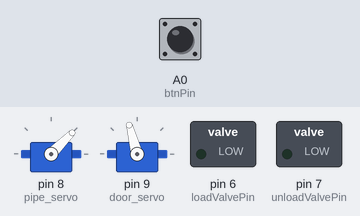
Simulated run of this sketch. Board: Arduino Uno, built with avr-gcc and run on an emulated ATmega328P. On the bench: 2 × servo, switched loads named in the sketch (green lamp = pin HIGH). Dashed ring = blinking. Inputs (shaded band) come from the test bench; at power-on: A0 (btnPin) LOW.

Above: at 1.7 s.
1.8 s: A0 (btnPin) pulled HIGH for 0.15 s
At 3.4 s:
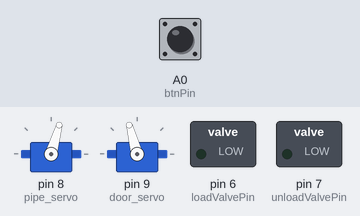
4.9 s: A0 (btnPin) pulled HIGH for 1 s
At 7.5 s:
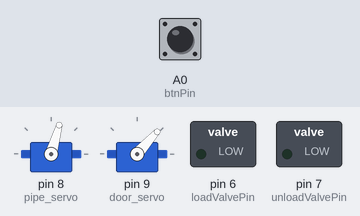
8.9 s: A0 (btnPin) pulled HIGH for 3.2 s
At 11.3 s:
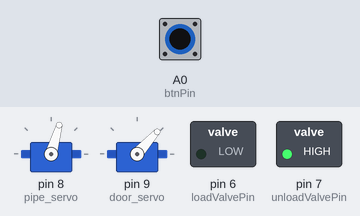
Timing chart, 0 to 13.6 s (numbered marks = the images above; inputs shaded):
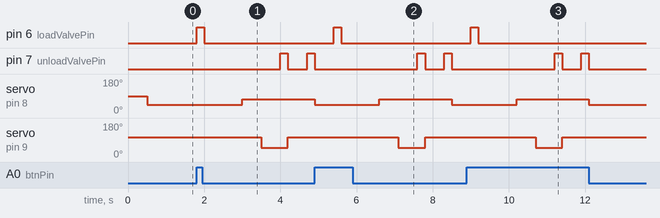

Measured:
- after the input at 1.8 s, pin 6 (loadValvePin): LOW → HIGH at once, → LOW 0.20 s later; pin 7 (unloadValvePin): LOW → HIGH after 2.2 s, → LOW 0.20 s later, → HIGH 0.50 s later; servo on pin 8 (pipe_servo): 45° → 74° after 1.2 s; servo on pin 9 (door_servo): 105° → 48° after 1.7 s, → 105° 0.70 s later
- after the input at 4.9 s, pin 6 (loadValvePin): LOW → HIGH after 0.50 s, → LOW 0.20 s later; servo on pin 9 (door_servo): 105° → 48° after 2.2 s, → 105° 0.70 s later
- after the input at 8.9 s, pin 6 (loadValvePin): LOW → HIGH after 0.10 s, → LOW 0.20 s later; pin 7 (unloadValvePin): alternates HIGH for 0.20 s and LOW for 0.50 s, 4 changes in all, then stays LOW, starting after 2.3 s

The sketch:

peeler.ino
```cpp
#include <Servo.h>

const int loadValvePin = 6;
const int unloadValvePin = 7;
const int btnPin = A0;

const int door_o_angle=105;
const int door_c_angle=48;
const int pipe_load_angle=45;
const int pipe_unload_angle=74;

Servo pipe_servo;
Servo door_servo;

void setup() {
  pinMode(loadValvePin, OUTPUT);
  pinMode(unloadValvePin, OUTPUT);
  pinMode(btnPin, INPUT);
  pipe_servo.attach(8);
  door_servo.attach(9);

  door_servo.write(door_o_angle);
  delay(500);
  pipe_servo.write(pipe_load_angle);
}

void loop() {
  int btn = digitalRead(btnPin);
  if(btn) {
    blow(loadValvePin);
    delay(1000);

    //pipe_servo.write(90);
    pipe_servo.write(pipe_unload_angle);
    delay(500);

    door_servo.write(door_c_angle);
    delay(500);

    blow(unloadValvePin);

    door_servo.write(door_o_angle);
    delay(500);

    blow(unloadValvePin);

    pipe_servo.write(pipe_load_angle);
    delay(500);
  }
}


void blow(int valve) {
  digitalWrite(valve, HIGH);
  delay(200);
  digitalWrite(valve, LOW);
}
```
